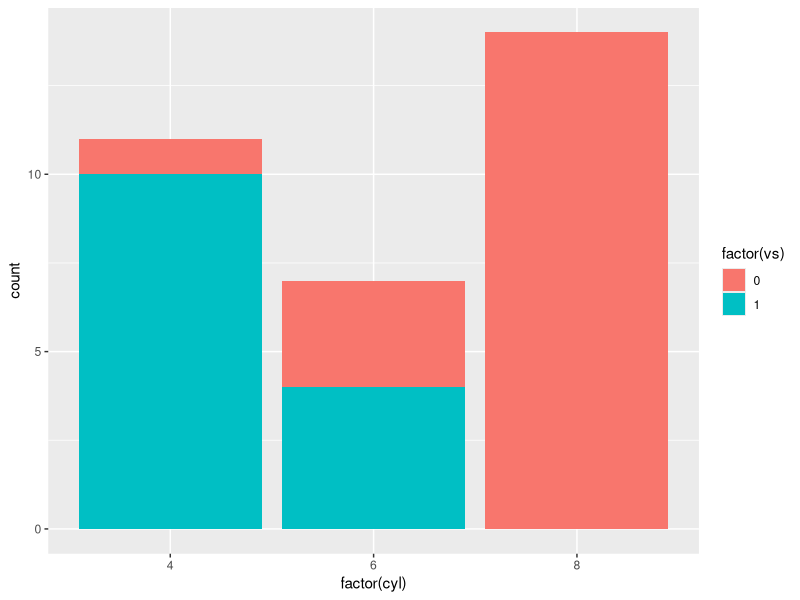
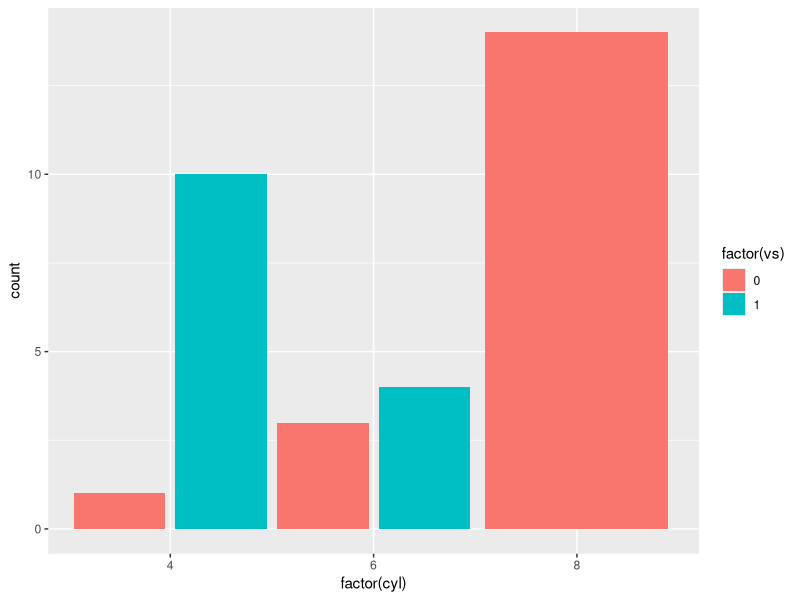
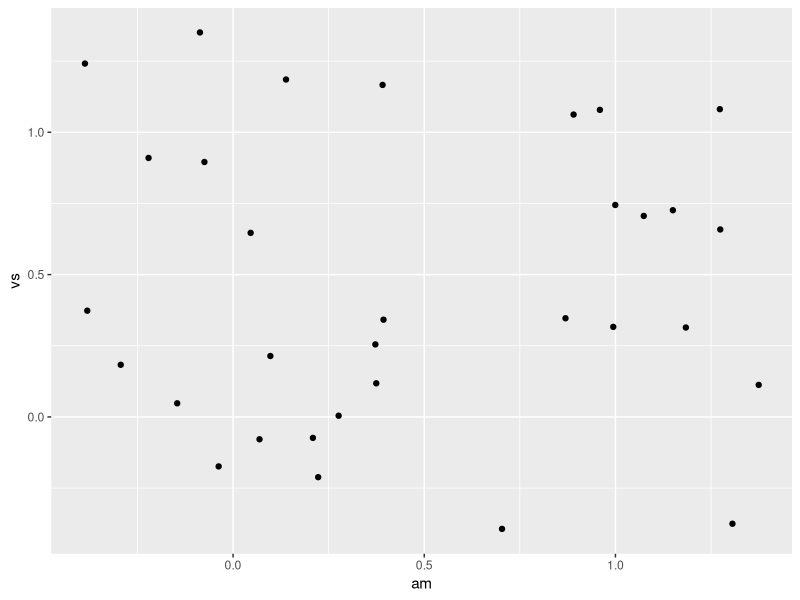
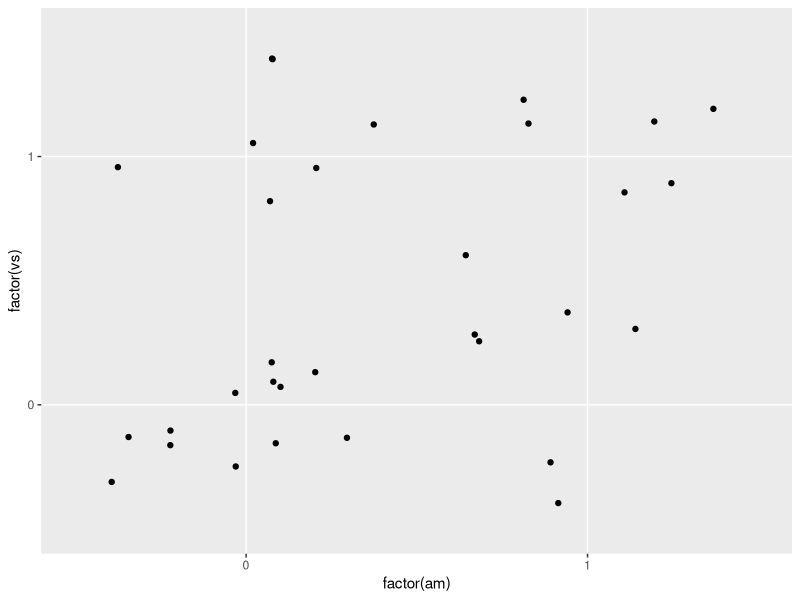
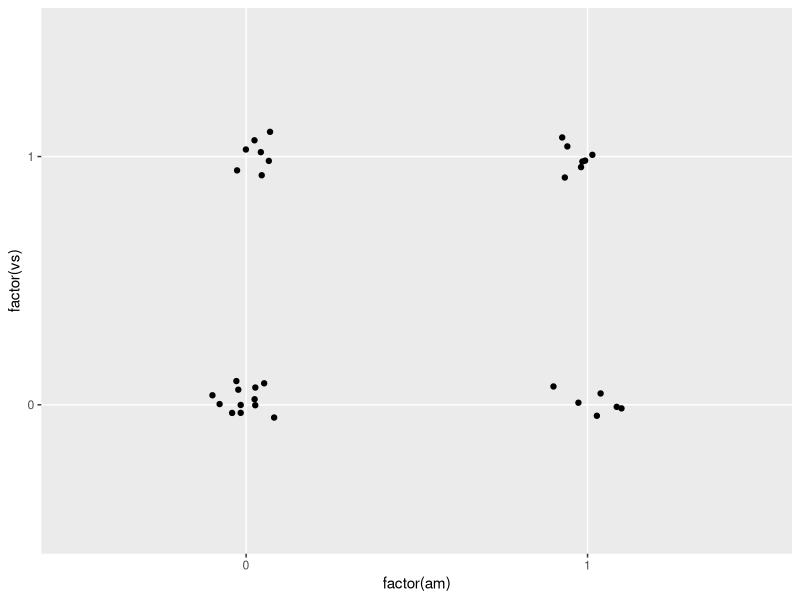
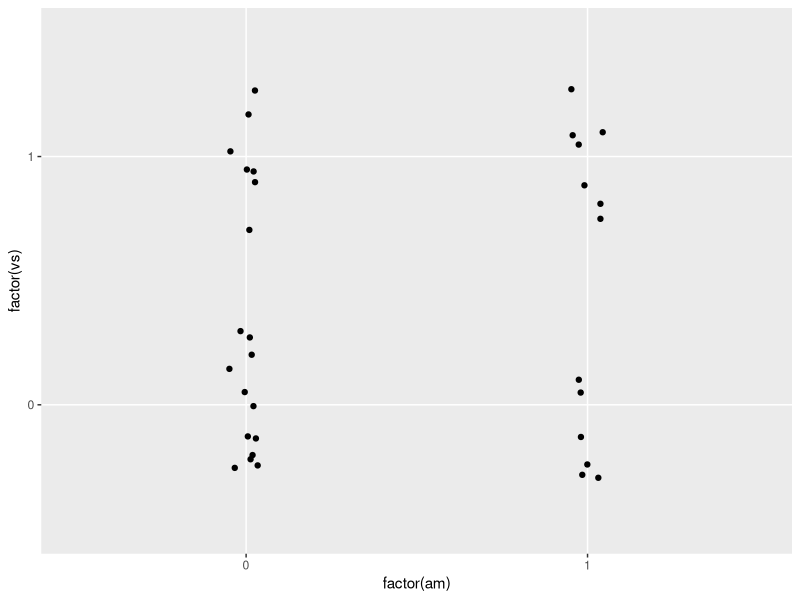
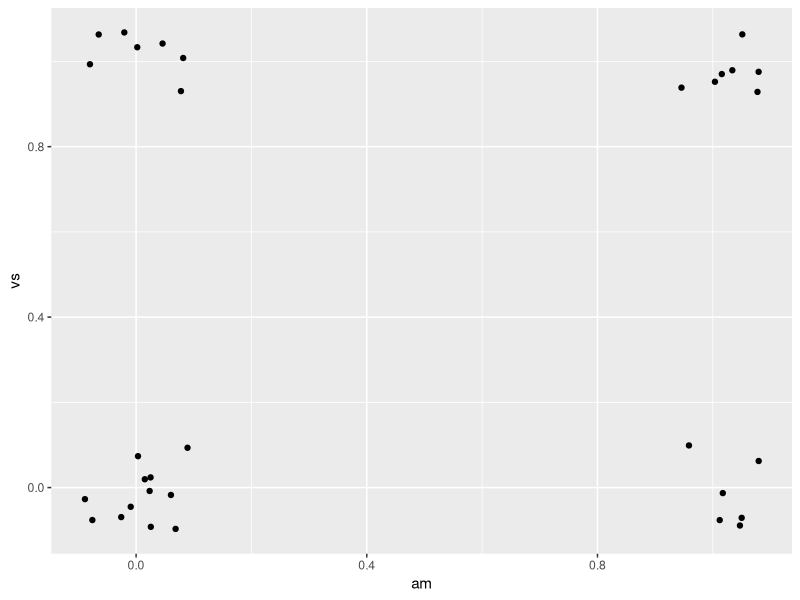
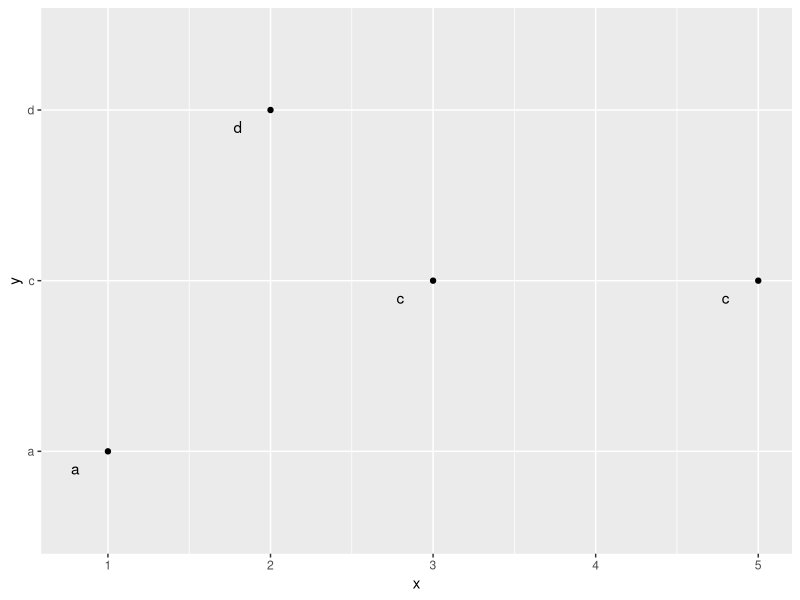

These figures' R source, in order:
## ---- chunk 1
library(ggplot2)
library(dplyr)
library(tidyr)
## ---- chunk 2
ggplot(data = mtcars, aes(factor(cyl), fill = factor(vs))) +
  geom_bar()
## ---- chunk 3
ggplot(data = mtcars, aes(factor(cyl), fill = factor(vs))) +
  geom_bar(position = position_dodge(width = 1))
## ---- chunk 4
ggplot(data = mtcars, aes(am, vs)) +
  geom_jitter()
## ---- chunk 5
ggplot(data = mtcars, aes(factor(am), factor(vs))) +
  geom_jitter()
## ---- chunk 6
ggplot(data = mtcars, aes(factor(am), factor(vs))) +
  geom_jitter(position = position_jitter(width = 0.1, height = 0.1))
## ---- chunk 7
ggplot(data = mtcars, aes(factor(am), factor(vs))) +
  geom_jitter(position = position_jitter(width = 0.05, height = 0.3))
## ---- chunk 8
ggplot(data = mtcars, aes(am, vs)) +
  geom_jitter(position = position_jitter(width = 0.1, height = 0.1))
## ---- chunk 9
df <- data.frame(
  x = c(1,3,2,5),
  y = c("a","c","d","c")
)
## ---- chunk 10
ggplot(df, aes(x, y)) +
  geom_point() +
  geom_text(aes(label = y),
            position = position_nudge(y = -0.1, x = -0.2))
## ---- chunk 11
ggplot(data = mtcars, aes(factor(cyl), fill = factor(gear))) +
  geom_bar(position = "fill")
## ---- chunk 12
series <- data.frame(
  time = c(rep(1, 4),rep(2, 4), rep(3, 4), rep(4, 4)),
  type = rep(c('a', 'b', 'c', 'd'), 4),
  value = rpois(16, 10)
)

series$type2 <- factor(series$type, levels = c('c', 'b', 'd', 'a'))
## ---- chunk 13
ggplot(series, aes(time, value, group = type)) +
  geom_line(aes(colour = type)) +
  geom_point(aes(colour = type))
## ---- chunk 14
ggplot(series, aes(time, value, group = type)) +
  geom_line(aes(colour = type), position = "stack") +
  geom_point(aes(colour = type), position = "stack")
